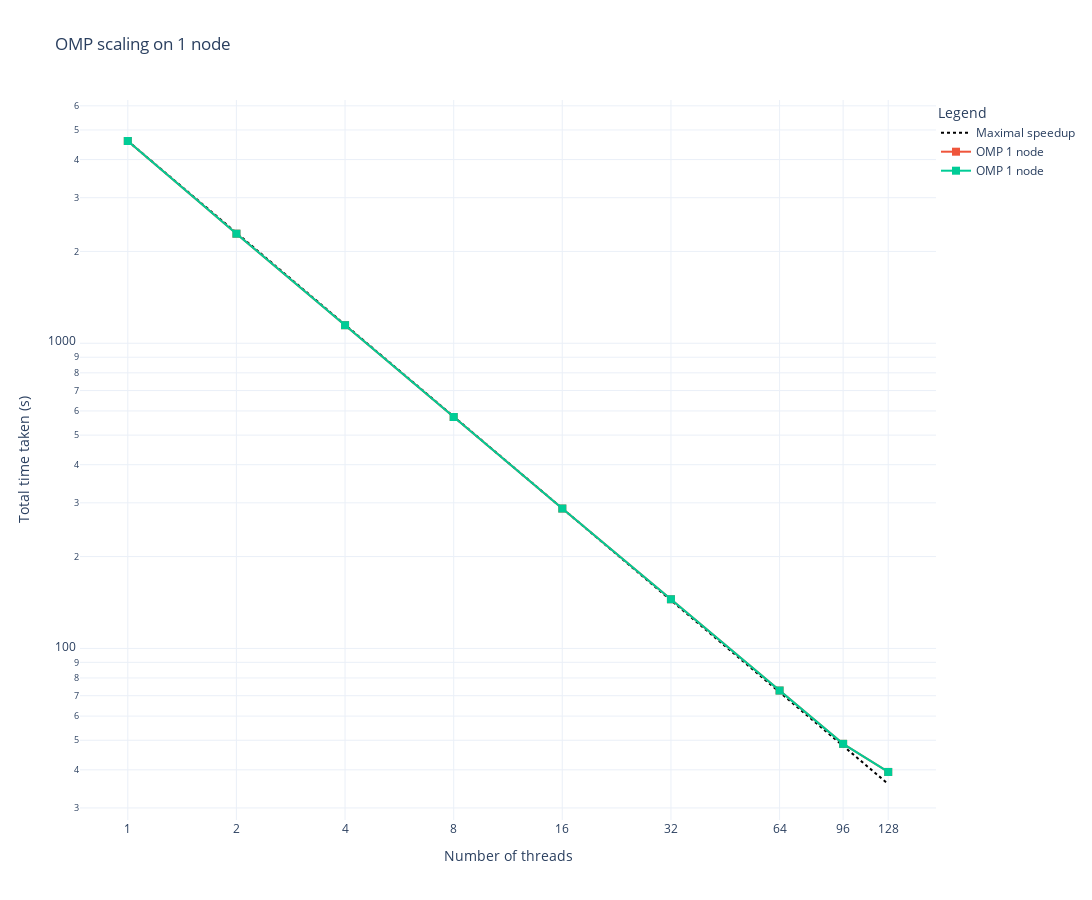

Notebook code cell kept with this figure:
### Code cell
def parse_data3(file_path):
    results = []
    current_threads = None

    try:
        with open(file_path, 'r') as file:
            for line in file:
                if "," in line:
                    # Extract the number of threads, assuming it's the third word in the line
                    parts = line.split()
                    current_threads = int(parts[0].rstrip(','))

                if "Total time taken: " in line:
                    # Extract the total time, assuming it follows the colon
                    time_parts = line.split()
                    total_time = float(time_parts[-2])  # The time is the last word in the line
                    results.append((current_threads, total_time))

    except Exception as e:
        print(f"An error occurred: {e}")

    return results

x_values = np.linspace(1, 128, 128)

omp_scaling1 = pd.DataFrame(parse_data3(path + '/OMPscaling.out'), columns=['Threads', 'Time']).sort_values(by='Threads')

omp_scaling2 = pd.DataFrame(parse_data3(path + '/OMPscaling2.out'), columns=['Threads', 'Time']).sort_values(by='Threads')

omp_scaling1 = pd.concat([one_run, omp_scaling2], ignore_index=True)
omp_scaling2 = pd.concat([one_run, omp_scaling2], ignore_index=True)

fig = go.Figure()

# Model function line
fig.add_trace(go.Scatter(x=x_values, y= one_run["Time"][0] / (x_values),
						 mode='lines', name='Maximal speedup',
						 line=dict(color='black', dash='dot')))

fig.add_trace(go.Scatter(x=omp_scaling1["Threads"], y=omp_scaling1["Time"],
						mode='lines+markers', name='OMP 1 node',
						marker=dict(symbol='square', size=8), line=dict(dash='solid')))
fig.add_trace(go.Scatter(x=omp_scaling2["Threads"], y=omp_scaling2["Time"],
						mode='lines+markers', name='OMP 1 node',
						marker=dict(symbol='square', size=8), line=dict(dash='solid')))

# Configuring the axes and layout
fig.update_layout(
	xaxis_title="Number of threads",
	yaxis_title="Total time taken (s)",
	title='OMP scaling on 1 node',
	legend_title="Legend",
	template='plotly_white',
	xaxis=dict(type='log', tickmode='array', tickvals=[1, 2, 4, 8, 16, 32, 64, 96, 128]),
	yaxis=dict(type='log', tickmode='array'),
	legend=dict(y=1, x=1),
	grid=dict(rows=1, columns=1),
	height=900,
	width=1504
)
fig.show()

### Figure 1 — Plotly figure (JSON) as saved in the notebook; plotly's stock layout.template omitted (floating-point values rounded to 4 significant figures)
{"data": [{"line": {"color": "black", "dash": "dot"}, "mode": "lines", "name": "Maximal speedup", "type": "scatter", "x": [1, 2, 3, 4, 5, 6, 7, 8, 9, 10, 11, 12, 13, 14, 15, 16, 17, 18, 19, 20, 21, 22, 23, 24, 25, 26, 27, 28, 29, 30, 31, 32, 33, 34, 35, 36, 37, 38, 39, 40, 41, 42, 43, 44, 45, 46, 47, 48, 49, 50, 51, 52, 53, 54, 55, 56, 57, 58, 59, 60, 61, 62, 63, 64, 65, 66, 67, 68, 69, 70, 71, 72, 73, 74, 75, 76, 77, 78, 79, 80, 81, 82, 83, 84, 85, 86, 87, 88, 89, 90, 91, 92, 93, 94, 95, 96, 97, 98, 99, 100, 101, 102, 103, 104, 105, 106, 107, 108, 109, 110, 111, 112, 113, 114, 115, 116, 117, 118, 119, 120, 121, 122, 123, 124, 125, 126, 127, 128], "y": [4601.0, 2301.0, 1534.0, 1150.0, 920.2, 766.8, 657.3, 575.1, 511.2, 460.1, 418.3, 383.4, 353.9, 328.6, 306.7, 287.6, 270.7, 255.6, 242.2, 230.1, 219.1, 209.1, 200.0, 191.7, 184.0, 177.0, 170.4, 164.3, 158.7, 153.4, 148.4, 143.8, 139.4, 135.3, 131.5, 127.8, 124.4, 121.1, 118.0, 115.0, 112.2, 109.5, 107.0, 104.6, 102.2, 100.0, 97.89, 95.86, 93.9, 92.02, 90.22, 88.48, 86.81, 85.2, 83.66, 82.16, 80.72, 79.33, 77.98, 76.68, 75.43, 74.21, 73.03, 71.89, 70.79, 69.71, 68.67, 67.66, 66.68, 65.73, 64.8, 63.9, 63.03, 62.18, 61.35, 60.54, 59.75, 58.99, 58.24, 57.51, 56.8, 56.11, 55.43, 54.77, 54.13, 53.5, 52.89, 52.28, 51.7, 51.12, 50.56, 50.01, 49.47, 48.95, 48.43, 47.93, 47.43, 46.95, 46.48, 46.01, 45.56, 45.11, 44.67, 44.24, 43.82, 43.41, 43.0, 42.6, 42.21, 41.83, 41.45, 41.08, 40.72, 40.36, 40.01, 39.66, 39.33, 38.99, 38.66, 38.34, 38.03, 37.71, 37.41, 37.11, 36.81, 36.52, 36.23, 35.95]}, {"line": {"dash": "solid"}, "marker": {"size": 8, "symbol": "square"}, "mode": "lines+markers", "name": "OMP 1 node", "type": "scatter", "x": [1, 2, 4, 8, 16, 32, 64, 96, 128], "y": [4601.0, 2286.0, 1146.0, 573.3, 287.3, 144.9, 72.77, 48.67, 39.36]}, {"line": {"dash": "solid"}, "marker": {"size": 8, "symbol": "square"}, "mode": "lines+markers", "name": "OMP 1 node", "type": "scatter", "x": [1, 2, 4, 8, 16, 32, 64, 96, 128], "y": [4601.0, 2286.0, 1146.0, 573.3, 287.3, 144.9, 72.77, 48.67, 39.36]}], "layout": {"grid": {"columns": 1, "rows": 1}, "height": 900, "legend": {"title": {"text": "Legend"}, "x": 1, "y": 1}, "title": {"text": "OMP scaling on 1 node"}, "width": 1504, "xaxis": {"tickmode": "array", "tickvals": [1, 2, 4, 8, 16, 32, 64, 96, 128], "title": {"text": "Number of threads"}, "type": "log"}, "yaxis": {"tickmode": "array", "title": {"text": "Total time taken (s)"}, "type": "log"}}}
